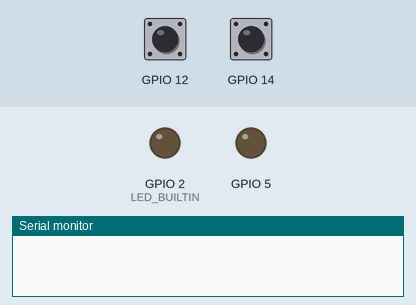
The program below on a simulated ESP8266 (NodeMCU). On the bench: output pins drawn as LEDs (lit = HIGH, except the on-board LED, lit = LOW), the last lines printed to the serial monitor. Inputs (shaded band) come from the test bench; at power-on: GPIO 12 HIGH, GPIO 14 HIGH.

Above: at 1.7 s.
1.8 s: GPIO 12 pulled LOW for 0.15 s
4.9 s: GPIO 14 pulled LOW for 0.15 s
At 5.56 s:
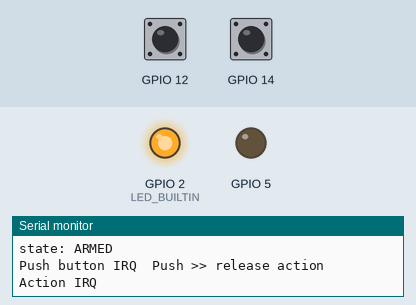
7.0 s: GPIO 12 pulled LOW for 1 s
11.0 s: GPIO 14 pulsed LOW 2 times (0.12 s each, 0.3 s apart)
Timing chart, 0 to 14.0 s (numbered marks = the images above; inputs shaded):
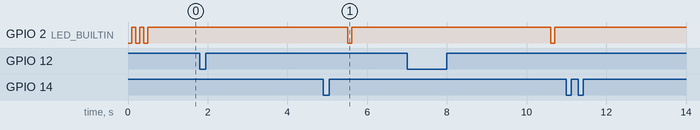

The program:

main.cpp
```cpp
//*
//*  Goto the instapush dashboard after signing up: https://instapush.im/dashboard
//*  Click "Apps" tab.
//*  Click "+Add Application" button.
//*  Application Title: GDS
//*  Click "Add Application" button.
//*  It should now show the "Events" tab.
//*  Click "+Add Events".
//*  Event Title *: GDS
//*  Trackers*: status
//*  (This confused me at first but you have to hit your keyboard TAB after typing the tracker name.)
//*  Push Message*: The garage door is {status}
//*  Click "Add Event" button.
//*  Click "Basic Info" tab.
//*  Replace the APPIDHERE with Application ID: 12345a678901b23c45d67ef8 (YOUR ID, NOT THIS ONE!)
//*  and APPSECRETHERE with Application Secret: abc12de3fa4b56c78defa9b01cd2e3f4 (YOUR SECRET, NOT THIS ONE!)
//*  in the spots identified below.
//*
//*  Replace SSIDHERE & PASSWORDHERE with your WiFi SSID and Password.
//*  Install the instapush app on your Android mobile device and login.
//*
//*  Note: Mobile app wouldn't let me log-in like many of the app complaints were
//*  saying in the Google Play Store.  I reset my password through the web
//*  interface and then it let me login with the mobile app.
//*
//*  Cross your fingers and hope for the best, power up your ESP8266 and wait for
//*  the push message in the mobile app.
//*
#include "homesec.h"

ESP8266WiFiMulti WiFiMulti;


void setup() {
  security_status = st_init;
  pinMode(LED_BUILTIN, OUTPUT);
  pinMode(LED_RED, OUTPUT);
  pinMode(PUSH_PIN, INPUT_PULLUP);
  attachInterrupt(digitalPinToInterrupt(PUSH_PIN), trigger_pushbutton, CHANGE);
  pinMode(SENS_PIN, INPUT_PULLUP);
  attachInterrupt(digitalPinToInterrupt(SENS_PIN), trigger_action, RISING);

  set_signalizeEvent(SIG_MCU_INIT);
  set_signalizeEvent(SIG_ALL_LED_OFF);

  Serial.begin(115200);
  delay(10);

  //if( !set_wifiConnection(WiFiMulti) ){
  //  ESP.restart();
  //}
  security_status = st_idle;
}

void loop() {

  delay(SLEEP_MAIN * 1000); //ESP.deepSleep(SLEEP_MAIN * 1000000);
  set_signalizeEvent(SIG_LED_BUILTIN_BLINK);
}
```
